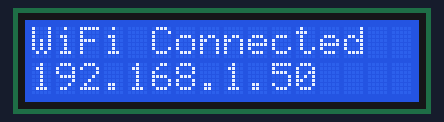
Bench run of a sketch on a simulated ESP32. Shown: 16×2 character LCD. WiFi joins after 1.5 s; servers stay silent unless stated; network time is answered at once with the bench clock; the local clock reads 2024-03-15 10:24:30 at power-on unless the sketch sets it; what the sketch prints to the serial monitor is not drawn.

Above: at 1.7 s.
At 3.85 s:
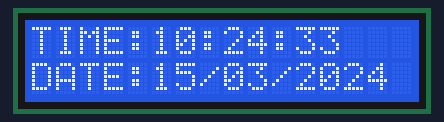
At 7.1 s:
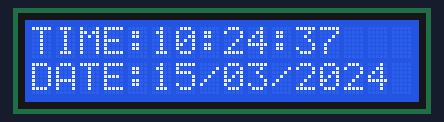
At 12.1 s:
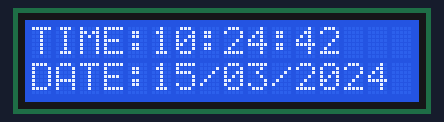
At 20.1 s:
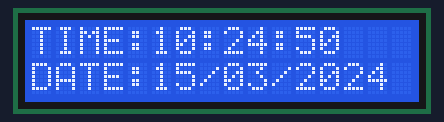
At 36.1 s:
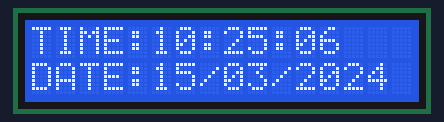

Measured:
- what the display in image 0 shows lasts 2.0 s, from 1.6 s to 3.6 s
- what the display in image 2 shows lasts 1.1 s, from 7.0 s to 8.1 s

The sketch:

WEB_CLK.ino
```cpp
#include <WiFi.h>
#include <Wire.h>
#include <WiFiUdp.h>
#include <NTPClient.h>
#include <TimeLib.h>
#include <LiquidCrystal_I2C.h>

LiquidCrystal_I2C lcd(0x27, 16, 2);  // 16x2 LCD I2C setup

#define SDA_PIN 2
#define SCL_PIN 4

// Wi-Fi credentials
#define WIFI_SSID  "your_ssid"
#define WIFI_PASS  "your_password"

WiFiUDP ntpUDP;
NTPClient timeClient(ntpUDP, "1.asia.pool.ntp.org", 19800, 60000); // NTP for India (GMT +5:30)

// Time and Date placeholders
char Time[] = "TIME:00:00:00";
char Date[] = "DATE:00/00/2000";

void setup() {
  Serial.begin(115200);

  Wire.begin(SDA_PIN, SCL_PIN);  // Initialize I2C with the specified SDA, SCL pins
  lcd.begin();
  lcd.backlight();

  lcd.print("Connecting...");
  connectToWiFi();  // Wi-Fi connection

  timeClient.begin();
  lcd.clear();
}

void loop() {
  timeClient.update();
  updateTime();
}

void connectToWiFi() {
  WiFi.begin(WIFI_SSID, WIFI_PASS);

  while (WiFi.status() != WL_CONNECTED) {
    delay(500);
    Serial.print(".");
  }
  Serial.println("\nConnected to WiFi.");
  Serial.println("IP Address: " + WiFi.localIP().toString());

  lcd.setCursor(0, 0);
  lcd.print("WiFi Connected");
  lcd.setCursor(0, 1);
  lcd.print(WiFi.localIP());
  delay(2000);
  lcd.clear();
}

void updateTime() {
  unsigned long unixTime = timeClient.getEpochTime();  // Get time from NTP

  sprintf(Time, "TIME:%02d:%02d:%02d", hour(unixTime), minute(unixTime), second(unixTime));
  sprintf(Date, "DATE:%02d/%02d/%d", day(unixTime), month(unixTime), year(unixTime));

  lcd.setCursor(0, 0);
  lcd.print(Time);

  lcd.setCursor(0, 1);
  lcd.print(Date);

  Serial.println(Time);
  Serial.println(Date);
}
```
